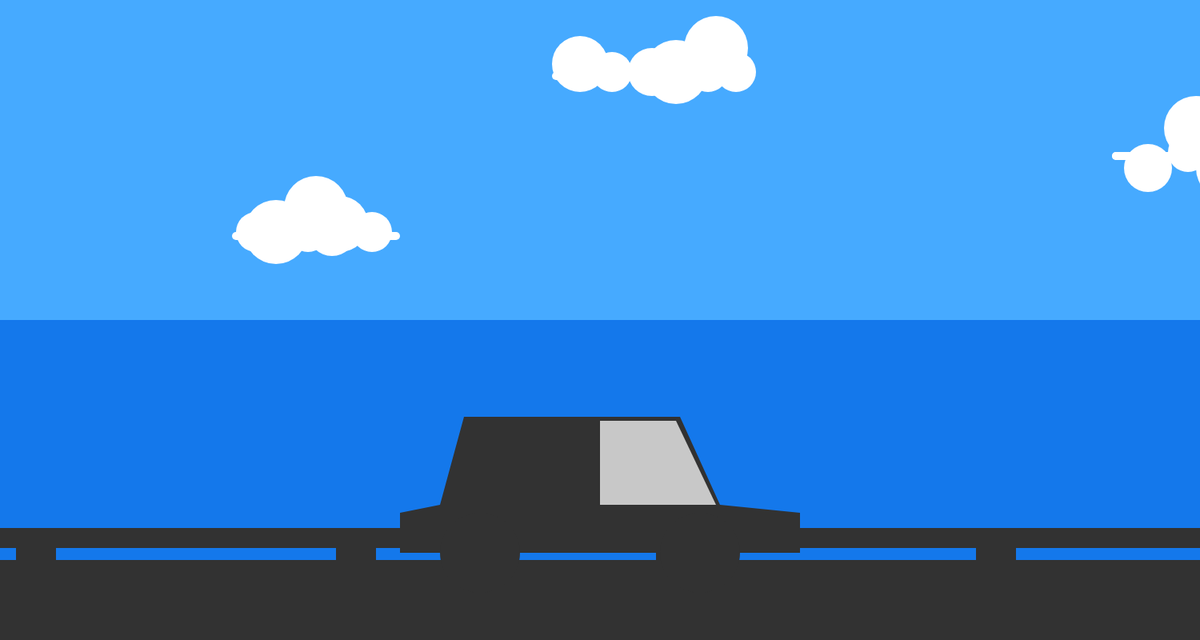
Frame 1 (no input)
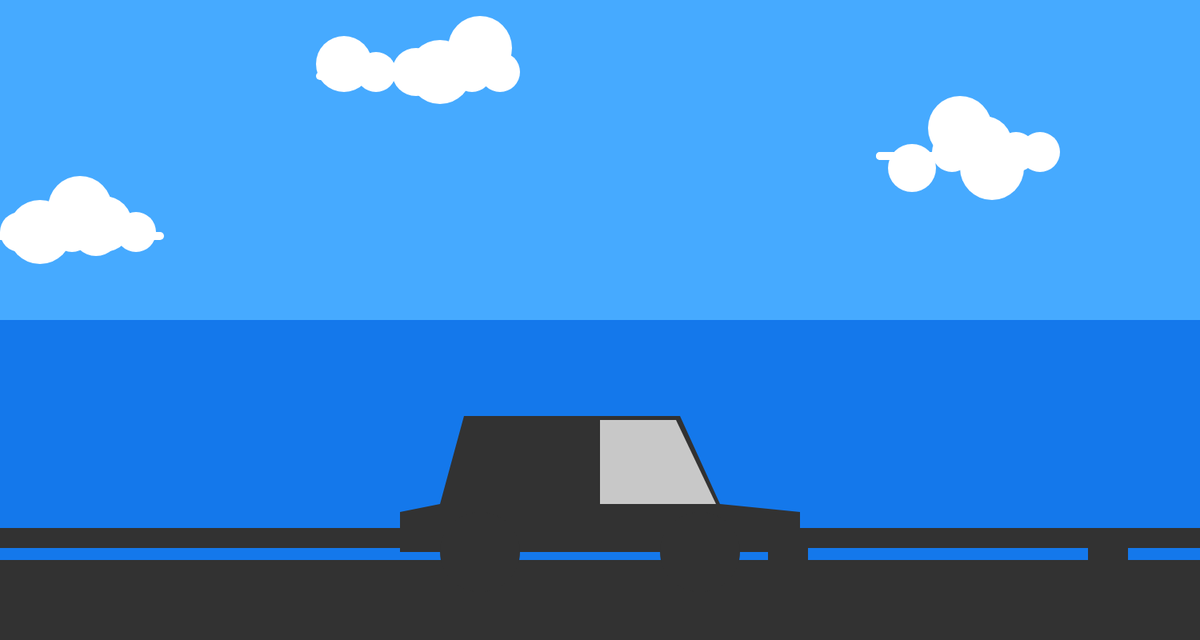
Frame 60 (no input)
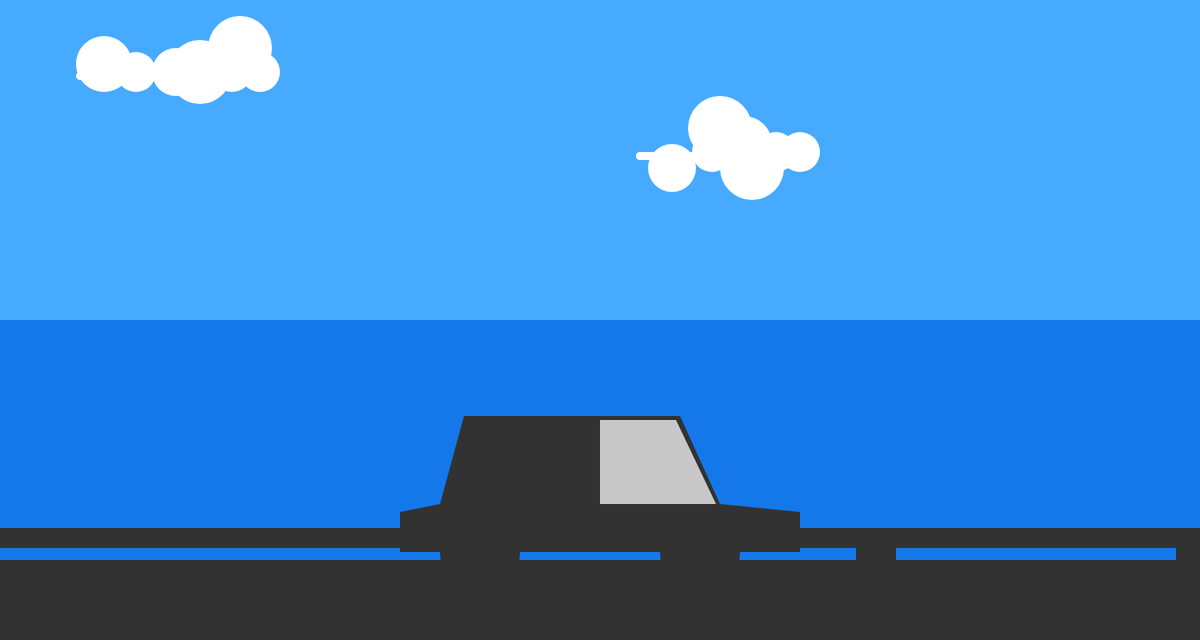
Frame 120 (the mouse pressed at the canvas centre since frame 60)

The p5.js sketch that drew these frames (run headless with seeded random() and noise() and a simulated clock; from frame 60 on, the mouse is pressed at the canvas centre):

// p5.js sketch
// ── sketch.js
let spacingX = 20
let spacingY = 20
let y = 0;   
let x = 0 ;
let cx1 = 0;
let cx2 = 0;
let cx3 = 0;
let barx = 0
let carspeed = 1;      
let direction = 1;

function setup(){
    createCanvas(1500,800);
    frameRate(30);
  
  
  
}

function draw(){
//sky
background(70,170,255);
// sea
fill(20,120,235);
noStroke();
rect(0,400,1500,750);
//pavement
fill(50,50,50)
rect(0,700,1500,600);
railsnpoles(0,0);
//car
car();
//clouds
cloudone();
cloudtwo();
cloudthree();


    




}

function railsnpoles(xthing,ything){
    //rail
    fill(50,50,50);
    rect(0,660,1500,25)
    //poles
    barx = speedmove(30,-800,barx,1500);
    for (let x = xthing ; x < xthing+3000; x += 400) {
        push();
        translate(x,0);
        rect(barx+50,669,50,75)
        pop();
  }


}

function car(){
    carshake();
    //body
    fill(50,50,50);
    beginShape();
    vertex(500,690+y);
    vertex(1000,690+y);
    vertex(1000,640+y)
    vertex(900,630+y);
    vertex(850,520+y);
    vertex(580,520+y);
    vertex(550,630+y);
    vertex(500,640+y);
    endShape();
    //wheel
    ellipse(600,690+y,100,100);
    ellipse(875,690+y,100,100);
    //window
    fill(200,200,200);
    beginShape();
    vertex(895,630+y);
    vertex(845,525+y);
    vertex(750,525+y);
    vertex(750,630+y);
    endShape();

}

function cloudone(){
    cx1 = speedmove(5,-800,cx1,1500);
    fill(255,255,255)
    beginShape();
    vertex(cx1+300,300);
    vertex(cx1+500,300);
    vertex(cx1+500,290);
    vertex(cx1+300,290);
    ellipse(cx1+300,295,10,10);
    ellipse(cx1+500,295,10,10);
    ellipse(cx1+400,260,80,80);
    ellipse(cx1+350,290,80,80);
    ellipse(cx1+390,290,50,50);
    ellipse(cx1+325,290,50,50);
    ellipse(cx1+420,290,60,60);
    ellipse(cx1+430,280,70,70);
    ellipse(cx1+470,290,50,50);
    endShape();
}
function cloudtwo(){
    cx2 = speedmove(5,-1000,cx2,1000);
    fill(255,255,255)
    beginShape();
    vertex(cx2+700,100);
    vertex(cx2+900,100);
    vertex(cx2+900,90);
    vertex(cx2+700,90);
    ellipse(cx2+800,95,10,10);
    ellipse(cx2+700,95,10,10);
    ellipse(cx2+900,60,80,80);
    ellipse(cx2+850,90,80,80);
    ellipse(cx2+890,90,50,50);
    ellipse(cx2+925,90,50,50);
    ellipse(cx2+820,90,60,60);
    ellipse(cx2+730,80,70,70);
    ellipse(cx2+770,90,50,50);
    endShape();
}

function cloudthree(){
    cx3 = speedmove(5,-1500,cx3,800);
    fill(255,255,255)
    beginShape();
    vertex(cx3+1400,200);
    vertex(cx3+1600,200);
    vertex(cx3+1600,190);
    vertex(cx3+1400,190);
    ellipse(cx3+1400,195,10,10);
    ellipse(cx3+1400,195,10,10);
    ellipse(cx3+1500,160,80,80);
    ellipse(cx3+1540,210,80,80);
    ellipse(cx3+1490,190,50,50);
    ellipse(cx3+1600,190,50,50);
    ellipse(cx3+1440,210,60,60);
    ellipse(cx3+1530,180,70,70);
    ellipse(cx3+1570,190,50,50);
    endShape();
}


function carshake(){
  // move the car up and down
  y += carspeed * direction;

  // reverse direction when it reaches limits
  if (y > 1 || y < -1) {
    direction *= -1;
  }
}


function speedmove(s,e,c,b){
    let speed = s
    let end = e
    let x = c
    let begin = b
    //object's x is subtracted by a specific amount before it returns to the max screen extension
     x -= speed; // move right
  if (x < end) {
    x = begin; // send it back to the left (adjust for object width)
  }
  return x; // send updated position back
}
